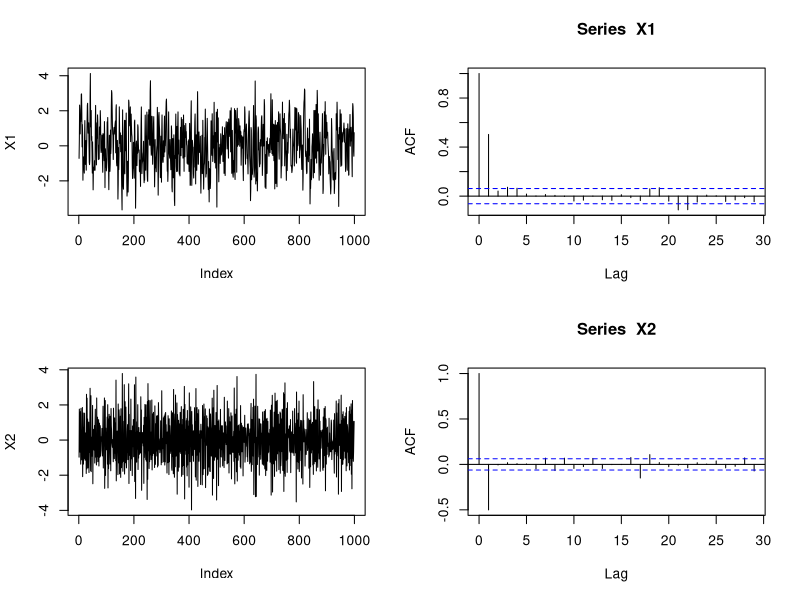

Reproduce this figure in R. (Note: this script raises an error after producing the figure.)
## ---- chunk 1
library(nlme)        
## ---- chunk 2
Z1 = rnorm(1000)
X1 = Z1[-1] + 0.85*Z1[-1000]
X2 = Z1[-1] - 0.85*Z1[-1000]
par(mfrow=c(2,2))
plot(X1, type="l")
acf(X1)
plot(X2, type="l")
acf(X2)
## ---- chunk 3
Tourism <- read.csv(file="../../data/motel.csv", header=TRUE)
Tourism$Yr = Tourism$Year -1979 + Tourism$Month/12
Tourism$Month <- factor(Tourism$Month)
## ---- chunk 4
Tourism.lm <- lm(RoomNights~Yr + Month, data=Tourism)
acf(resid(Tourism.lm))
## ---- chunk 5
library(nlme)        
## ---- chunk 6
Tourism <- read.csv(file="../../data/motel.csv", header=TRUE)
Tourism <- read.csv(file="../../data/motel.csv", header=TRUE)
Tourism$Yr = Tourism$Year -1979 + Tourism$Month/12
Tourism$Month <- factor(Tourism$Month)
Tourism.gls <- gls(RoomNights~Yr + Month, correlation=corAR1(), data=Tourism) 
anova(Tourism.gls)
## ---- chunk 7
summary(Tourism.gls)
## ---- chunk 8
acf(residuals(Tourism.gls, type="n"))
